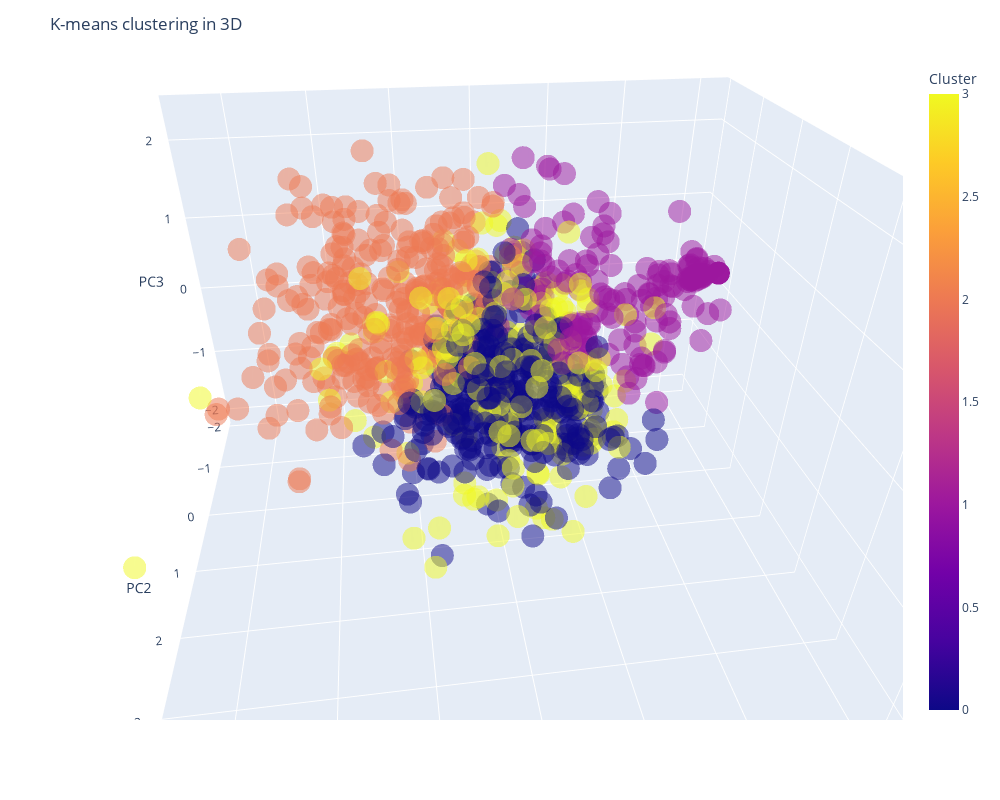

Notebook code for this chart:
### Code cell
import plotly.express as px
# Perform k-means clustering with k=3
kmeans = KMeans(n_clusters=4, random_state=42).fit(df)

# Get the cluster labels
cluster_labels = kmeans.labels_

# Use PCA to reduce to 3 dimensions
pca = PCA(n_components=3)
pca_features = pca.fit_transform(df.values)
pca_df = pd.DataFrame(
    data=pca_features, 
    columns=['PC1', 'PC2', 'PC3'])

# Add cluster labels, gene names, and cell types to PCA dataframe
pca_df['Cluster'] = cluster_labels
pca_df['file name'] = corpus.keys()

# Create 3D scatter plot
fig = px.scatter_3d(pca_df, x='PC1', y='PC2', z='PC3', color='Cluster', opacity=0.5,width=1000, height=800, hover_data=['file name'])

# Set title and axis labels
fig.update_layout(title='K-means clustering in 3D', scene=dict(xaxis_title='PC1', yaxis_title='PC2', zaxis_title='PC3'))

# Show the plot
fig.show()

### Figure 1 — Plotly figure (JSON) as saved in the notebook; plotly's stock layout.template omitted (floating-point values rounded to 4 significant figures; data arrays with more than 128 entries replaced by an {"elided": "..."} marker saying what was removed)
{"data": [{"customdata": {"elided": "978x1 str values"}, "hovertemplate": "PC1=%{x}<br>PC2=%{y}<br>PC3=%{z}<br>file name=%{customdata[0]}<br>Cluster=%{marker.color}<extra></extra>", "legendgroup": "", "marker": {"color": {"elided": "978 int values"}, "coloraxis": "coloraxis", "opacity": 0.5, "symbol": "circle"}, "mode": "markers", "name": "", "scene": "scene", "showlegend": false, "type": "scatter3d", "x": {"elided": "978 float values"}, "y": {"elided": "978 float values"}, "z": {"elided": "978 float values"}}], "layout": {"coloraxis": {"colorbar": {"title": {"text": "Cluster"}}, "colorscale": [[0, "#0d0887"], [0.1111, "#46039f"], [0.2222, "#7201a8"], [0.3333, "#9c179e"], [0.4444, "#bd3786"], [0.5556, "#d8576b"], [0.6667, "#ed7953"], [0.7778, "#fb9f3a"], [0.8889, "#fdca26"], [1, "#f0f921"]]}, "height": 800, "legend": {"tracegroupgap": 0}, "margin": {"t": 60}, "scene": {"aspectmode": "auto", "aspectratio": {"x": 1.172, "y": 1.08, "z": 0.7901}, "camera": {"center": {"x": 0, "y": 0, "z": 0}, "eye": {"x": 0.1622, "y": 1.162, "z": 0.7683}, "projection": {"type": "perspective"}, "up": {"x": 0, "y": 0, "z": 1}}, "domain": {"x": [0, 1], "y": [0, 1]}, "xaxis": {"title": {"text": "PC1"}, "type": "linear"}, "yaxis": {"title": {"text": "PC2"}, "type": "linear"}, "zaxis": {"title": {"text": "PC3"}, "type": "linear"}}, "title": {"text": "K-means clustering in 3D"}, "width": 1000}}
